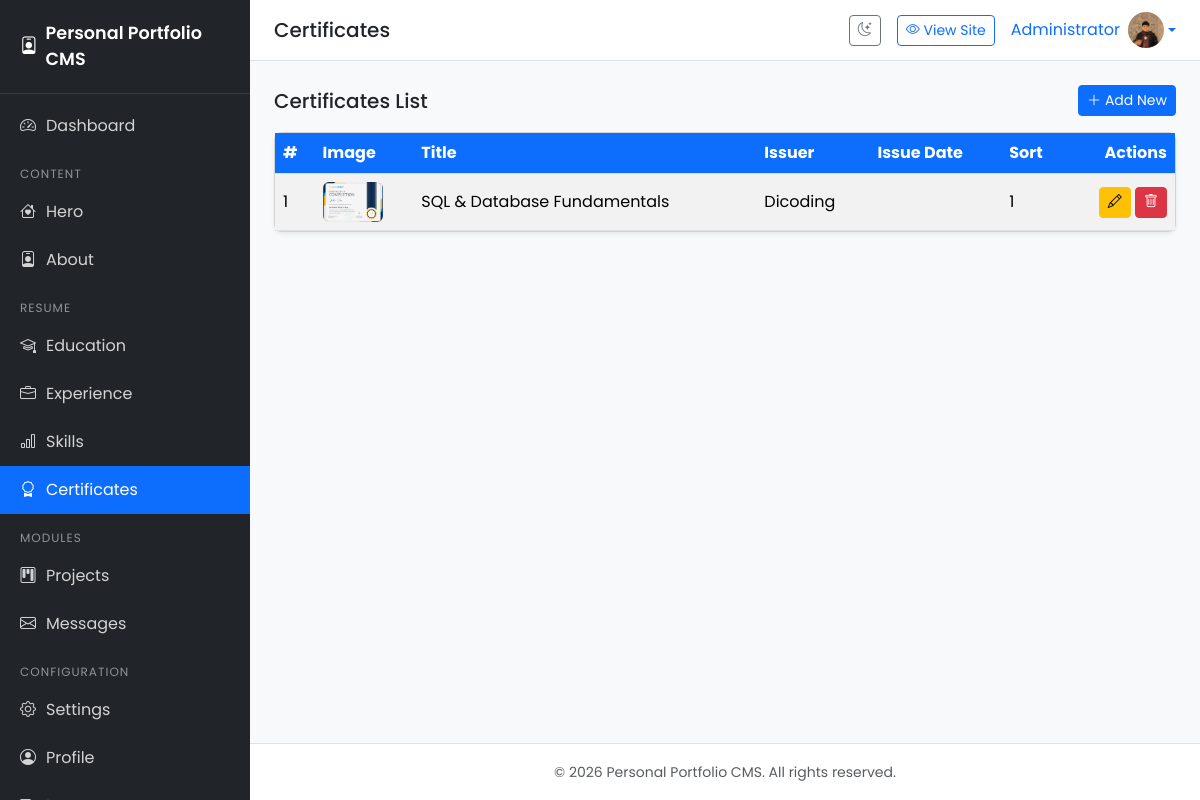
The app's page /admin/certificates/index.php (signed in) with its own data.
### tables this page shows
CREATE TABLE `users` (
  `id` bigint(20) UNSIGNED NOT NULL,
  `name` varchar(100) NOT NULL,
  `email` varchar(150) NOT NULL,
  `password` varchar(255) NOT NULL,
  `photo` varchar(255) DEFAULT NULL,
  `created_at` timestamp NOT NULL DEFAULT current_timestamp(),
  `updated_at` timestamp NOT NULL DEFAULT current_timestamp() ON UPDATE current_timestamp()
);

CREATE TABLE `certificates` (
  `id` bigint(20) UNSIGNED NOT NULL,
  `title` varchar(255) NOT NULL,
  `issuer` varchar(255) DEFAULT NULL,
  `issue_date` varchar(50) DEFAULT NULL,
  `credential_id` varchar(255) DEFAULT NULL,
  `credential_url` varchar(255) DEFAULT NULL,
  `image` varchar(255) DEFAULT NULL,
  `sort_order` int(11) DEFAULT 0,
  `created_at` timestamp NOT NULL DEFAULT current_timestamp(),
  `updated_at` timestamp NOT NULL DEFAULT current_timestamp() ON UPDATE current_timestamp()
);

### includes/functions.php (called while the page is built, shortened)
<?php
require_once __DIR__ . '/database.php';
function e($value): string
{
    return htmlspecialchars((string) $value, ENT_QUOTES, 'UTF-8');
}
function url(string $path = ''): string
{
    return BASE_URL . '/' . ltrim($path, '/');
}
function currentUser(): ?array
{
    $stmt = db()->prepare('SELECT id, name, email, photo FROM users WHERE id = ? LIMIT 1');
    $stmt->execute([$_SESSION['user_id']]);
    return $stmt->fetch() ?: null;
}

### includes/database.php (called while the page is built, shortened)
<?php
function db(): PDO
{
    static $pdo = null;
    if ($pdo === null) {
        $dsn = 'mysql:host=' . DB_HOST . ';dbname=' . DB_NAME . ';charset=' . DB_CHARSET;
        $options = [
            PDO::ATTR_ERRMODE            => PDO::ERRMODE_EXCEPTION,
            PDO::ATTR_DEFAULT_FETCH_MODE => PDO::FETCH_ASSOC,
            PDO::ATTR_EMULATE_PREPARES   => false,
        ];
        try {
            $pdo = new PDO($dsn, DB_USER, DB_PASS, $options);
        } catch (PDOException $e) {
            error_log('Database connection failed: ' . $e->getMessage());
            http_response_code(500);
            exit('Koneksi database gagal. Silakan periksa konfigurasi.');
        }
    }
    return $pdo;
}

### admin/certificates/index.php (the view, shortened to what this page needs)
<?php
$pageTitle = 'Certificates';
$activeMenu = 'certificates';
$pdo = db();
$items = $pdo->query('SELECT * FROM certificates ORDER BY sort_order ASC, id DESC')->fetchAll();
require_once __DIR__ . '/../../includes/header.php';
?>
<div class="d-flex justify-content-between align-items-center mb-3">
    <h5 class="mb-0">Certificates List</h5>
    <a href="<?= url('admin/certificates/create.php') ?>" class="btn btn-primary btn-sm"><i
            class="bi bi-plus-lg me-1"></i>Add New</a>
</div>
<?php if ($items): ?>
<div class="card">
    <div class="table-responsive">
        <table class="table table-hover table-striped mb-0">
            <thead>
                <tr>
                    <th>#</th>
                    <th>Image</th>
                    <th>Title</th>
                    <th>Issuer</th>
                    <th>Issue Date</th>
                    <th>Sort</th>
                    <th class="text-end">Actions</th>
                </tr>
            </thead>
            <tbody>
                <?php foreach ($items as $i => $item): ?>
                <tr>
                    <td><?= $i + 1 ?></td>
                    <td>
                        <?php if ($item['image']): ?>
                        <img src="<?= url('uploads/certificates/' . $item['image']) ?>" alt="<?= e($item['title']) ?>"
                            style="width:60px;height:40px;object-fit:cover;" class="rounded">
                        <?php else: ?>
                        <span class="text-muted">-</span>
                        <?php endif; ?>
                    </td>
                    <td><?= e($item['title']) ?></td>
                    <td><?= e($item['issuer']) ?></td>
                    <td><?= e($item['issue_date']) ?></td>
                    <td><?= (int) $item['sort_order'] ?></td>
                    <td class="text-end">
                        <a href="<?= url('admin/certificates/edit.php?id=' . $item['id']) ?>"
                            class="btn btn-sm btn-warning" title="Edit"><i class="bi bi-pencil"></i></a>
                        <a href="<?= url('admin/certificates/delete.php?id=' . $item['id']) ?>"
                            class="btn btn-sm btn-danger" title="Delete"
                            onclick="return confirm('Apakah Anda yakin ingin menghapus data ini?')"><i
                                class="bi bi-trash"></i></a>
                    </td>
                </tr>
                <?php endforeach; ?>
            </tbody>
        </table>
    </div>
</div>
<?php endif; ?>
<?php require_once __DIR__ . '/../../includes/footer.php'; ?>

### includes/header.php (shortened to what this page needs)
<?php
$pageTitle = $pageTitle ?? 'Dashboard';
$currentUser = currentUser();
?>
<!DOCTYPE html>
<html lang="en" data-bs-theme="light">
<head>
    <link href="https://cdn.jsdelivr.net/npm/bootstrap@5.3.3/dist/css/bootstrap.min.css" rel="stylesheet">
    <link href="https://cdn.jsdelivr.net/npm/bootstrap-icons@1.11.3/font/bootstrap-icons.min.css" rel="stylesheet">
</head>
<body>
    <aside class="sidebar" id="sidebar">
        <div class="brand d-flex align-items-center gap-2">
            <i class="bi bi-person-badge"></i>
            <span><?= e(APP_NAME) ?></span>
        </div>
        <nav class="nav flex-column mt-2">
            <a class="nav-link <?= ($activeMenu ?? '') === 'dashboard' ? 'active' : '' ?>"
                href="<?= url('admin/dashboard.php') ?>">
                <i class="bi bi-speedometer2"></i> Dashboard
            </a>
            <div class="nav-section">Content</div>
            <a class="nav-link <?= ($activeMenu ?? '') === 'hero' ? 'active' : '' ?>"
                href="<?= url('admin/hero/index.php') ?>">
                <i class="bi bi-house-heart"></i> Hero
            </a>
            <a class="nav-link <?= ($activeMenu ?? '') === 'about' ? 'active' : '' ?>"
                href="<?= url('admin/about/index.php') ?>">
                <i class="bi bi-person-badge"></i> About
            </a>
            <div class="nav-section">Resume</div>
            <a class="nav-link <?= ($activeMenu ?? '') === 'education' ? 'active' : '' ?>"
                href="<?= url('admin/education/index.php') ?>">
                <i class="bi bi-mortarboard"></i> Education
            </a>
            <a class="nav-link <?= ($activeMenu ?? '') === 'experience' ? 'active' : '' ?>"
                href="<?= url('admin/experience/index.php') ?>">
                <i class="bi bi-briefcase"></i> Experience
            </a>
            <a class="nav-link <?= ($activeMenu ?? '') === 'skills' ? 'active' : '' ?>"
                href="<?= url('admin/skills/index.php') ?>">
                <i class="bi bi-bar-chart"></i> Skills
            </a>
            <a class="nav-link <?= ($activeMenu ?? '') === 'certificates' ? 'active' : '' ?>"
                href="<?= url('admin/certificates/index.php') ?>">
                <i class="bi bi-award"></i> Certificates
            </a>
            <div class="nav-section">Modules</div>
            <a class="nav-link <?= ($activeMenu ?? '') === 'projects' ? 'active' : '' ?>"
                href="<?= url('admin/projects/index.php') ?>">
                <i class="bi bi-kanban"></i> Projects
            </a>
            <a class="nav-link <?= ($activeMenu ?? '') === 'messages' ? 'active' : '' ?>"
                href="<?= url('admin/messages/index.php') ?>">
                <i class="bi bi-envelope"></i> Messages
            </a>
            <div class="nav-section">Configuration</div>
            <a class="nav-link <?= ($activeMenu ?? '') === 'settings' ? 'active' : '' ?>"
                href="<?= url('admin/settings/index.php') ?>">
                <i class="bi bi-gear"></i> Settings
            </a>
            <a class="nav-link <?= ($activeMenu ?? '') === 'profile' ? 'active' : '' ?>"
                href="<?= url('admin/profile/index.php') ?>">
                <i class="bi bi-person-circle"></i> Profile
            </a>
            <a class="nav-link" href="<?= url('admin/logout.php') ?>">
                <i class="bi bi-box-arrow-right"></i> Logout
            </a>
        </nav>
    </aside>
    <div class="main-content">
        <div class="topbar">
            <h5 class="mb-0"><?= e($pageTitle) ?></h5>
            <div class="d-flex align-items-center gap-3">
                <button class="btn btn-outline-secondary btn-sm dark-mode-toggle" id="darkModeToggle"
                    title="Toggle Dark Mode">
                    <i class="bi bi-moon-stars"></i>
                </button>
                <a href="<?= url('') ?>" class="btn btn-outline-primary btn-sm" target="_blank">
                    <i class="bi bi-eye"></i> View Site
                </a>
                <div class="dropdown">
                    <a href="#" class="d-flex align-items-center text-decoration-none dropdown-toggle"
                        data-bs-toggle="dropdown">
                        <span class="me-2"><?= e($currentUser['name'] ?? 'Admin') ?></span>
                        <img src="<?= $currentUser['photo'] ? url('uploads/profile/' . $currentUser['photo']) : 'https://ui-avatars.com/api/?name=' . urlencode($currentUser['name'] ?? 'A') . '&background=0d6efd&color=fff' ?>"
                            alt="Profile" class="rounded-circle" style="width:36px;height:36px;object-fit:cover;">
                    </a>
                </div>
            </div>
        </div>
        <div class="content">

### includes/header.php (style rules this page uses)
body { font-family: 'Poppins', sans-serif; background: #f8f9fa; }
.sidebar { width: 250px; min-height: 100vh; background: #212529; color: #fff; position: fixed; top: 0; left: 0; z-index: 1000; transition: transform .3s ease; }
.sidebar .brand { padding: 20px; font-weight: 600; font-size: 1.1rem; border-bottom: 1px solid rgba(255, 255, 255, .1); }
.sidebar .nav-link { color: rgba(255, 255, 255, .8); padding: 12px 20px; border-radius: 0; display: flex; align-items: center; gap: 10px; }
.sidebar .nav-link.active { background: #0d6efd; color: #fff; }
.sidebar .nav-section { padding: 15px 20px 5px; font-size: .75rem; text-transform: uppercase; letter-spacing: 1px; color: rgba(255, 255, 255, .5); }
.main-content { margin-left: 250px; flex: 1; display: flex; flex-direction: column; min-height: 100vh; }
.topbar { background: #fff; padding: 12px 24px; border-bottom: 1px solid #dee2e6; display: flex; align-items: center; justify-content: space-between; position: sticky; top: 0; z-index: 999; }
.content { padding: 24px; flex: 1; }
.card { border-radius: .5rem; box-shadow: 0 .125rem .25rem rgba(0, 0, 0, .075); }
.table thead th { background: #0d6efd; color: #fff; white-space: nowrap; }
.table { vertical-align: middle; }
.dark-mode-toggle { cursor: pointer; }

### records on screen
users: name "Administrator", photo (picture)
certificates: image (picture), title "SQL & Database Fundamentals", issuer "Dicoding", sort_order "1"

### other values on screen
APP_NAME "Personal Portfolio CMS"
$pageTitle "Certificates"
